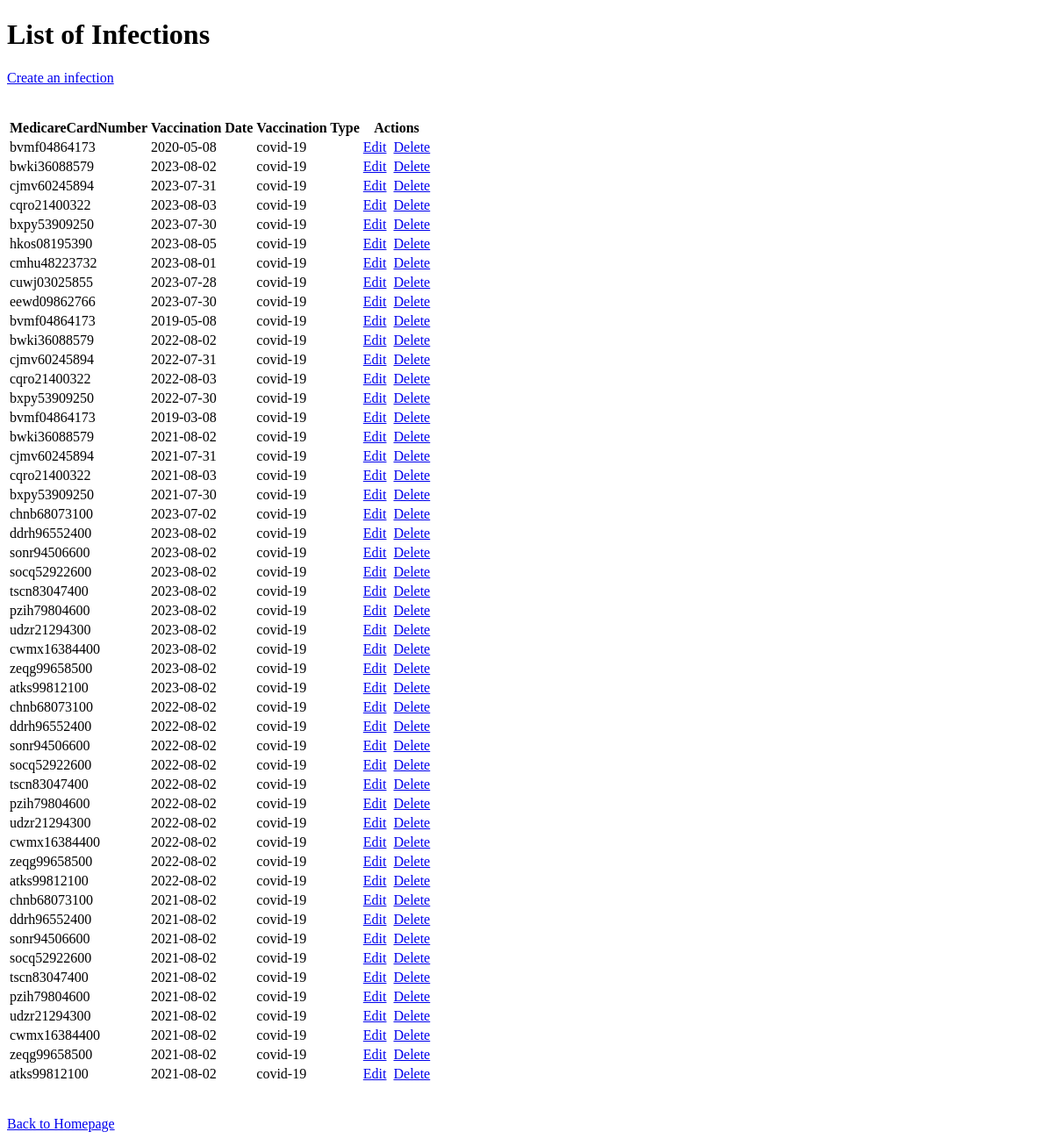
The page /php/infection/index.php on the database as committed earlier.
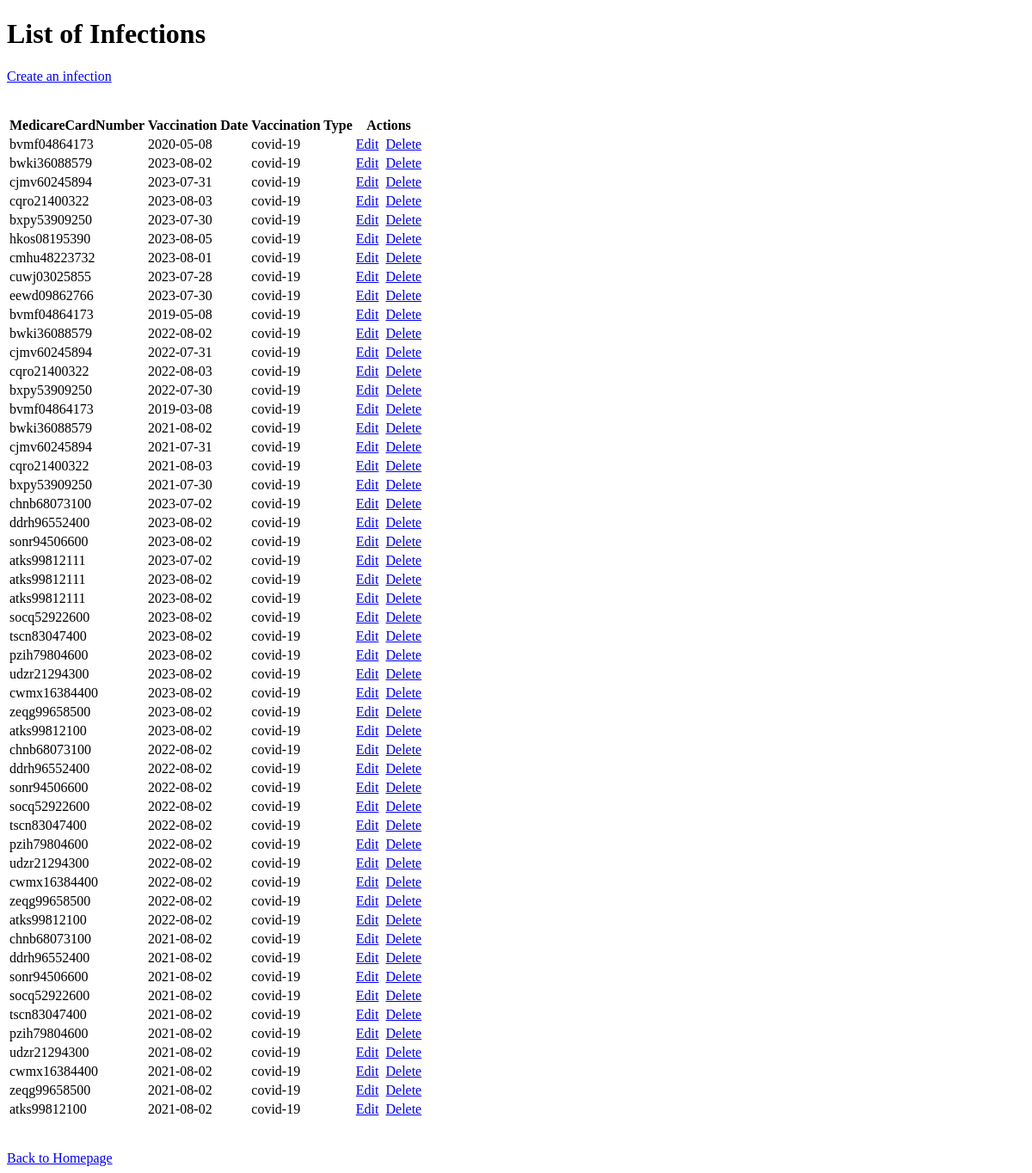
The same page on the database as committed later.
### tables this page shows
CREATE TABLE Infections(
    MedicareCardNumber char(12) NOT NULL,
    `Date` Date,
    `Type` VARCHAR(255),
    FOREIGN KEY (MedicareCardNumber) REFERENCES Persons(MedicareCardNumber)
);

### php/infection/infection-r.php (the view, shortened to what this page needs)
<?php
require_once '../database.php';
$sql = 'SELECT i.MedicareCardNumber, i.Date, i.Type  FROM Infections i;';
$stmt = $conn->prepare($sql);
$stmt->execute();
?>
<br>
<table>
  <thead>
      <tr>
        <th>MedicareCardNumber</th>
        <th>Vaccination Date</th>
        <th>Vaccination Type</th>
        <th>Actions</th>
  </thead>
  <tbody>
    <?php  while($row = $stmt->fetch(PDO::FETCH_ASSOC, PDO::FETCH_ORI_NEXT)) { ?>
    <tr>
      <td><?= $row["MedicareCardNumber"] ?></td>
      <td><?= $row["Date"] ?></td>
      <td><?= $row["Type"] ?></td>
      <td>
        <a href="./edit-view.php?MedicareCardNumber=<?= $row["MedicareCardNumber"] ?>">Edit</a>&nbsp;
        <a href="./infection-d.php?MedicareCardNumber=<?= $row["MedicareCardNumber"] ?>">Delete</a>
      </td>
    </tr>
    <?php  } ?>
  </tbody>
</table>
    <br>

### php/infection/index.php
<!DOCTYPE html>
<html>
<body>
    <h1>List of Infections</h1>
    <a href="create-view.php">Create an infection</a>
    <br><br>
    <?php
        require_once 'infection-r.php';
    ?>
    <br>
    <a href="../index.php">Back to Homepage</a>
</body>
</html>

Rows that differ between the two databases and show on the page:
added infections: MedicareCardNumber "atks99812111", Date "2023-07-02", Type "covid-19"
added infections: MedicareCardNumber "atks99812111", Date "2023-08-02", Type "covid-19"
added infections: MedicareCardNumber "atks99812111", Date "2023-08-02", Type "covid-19"
